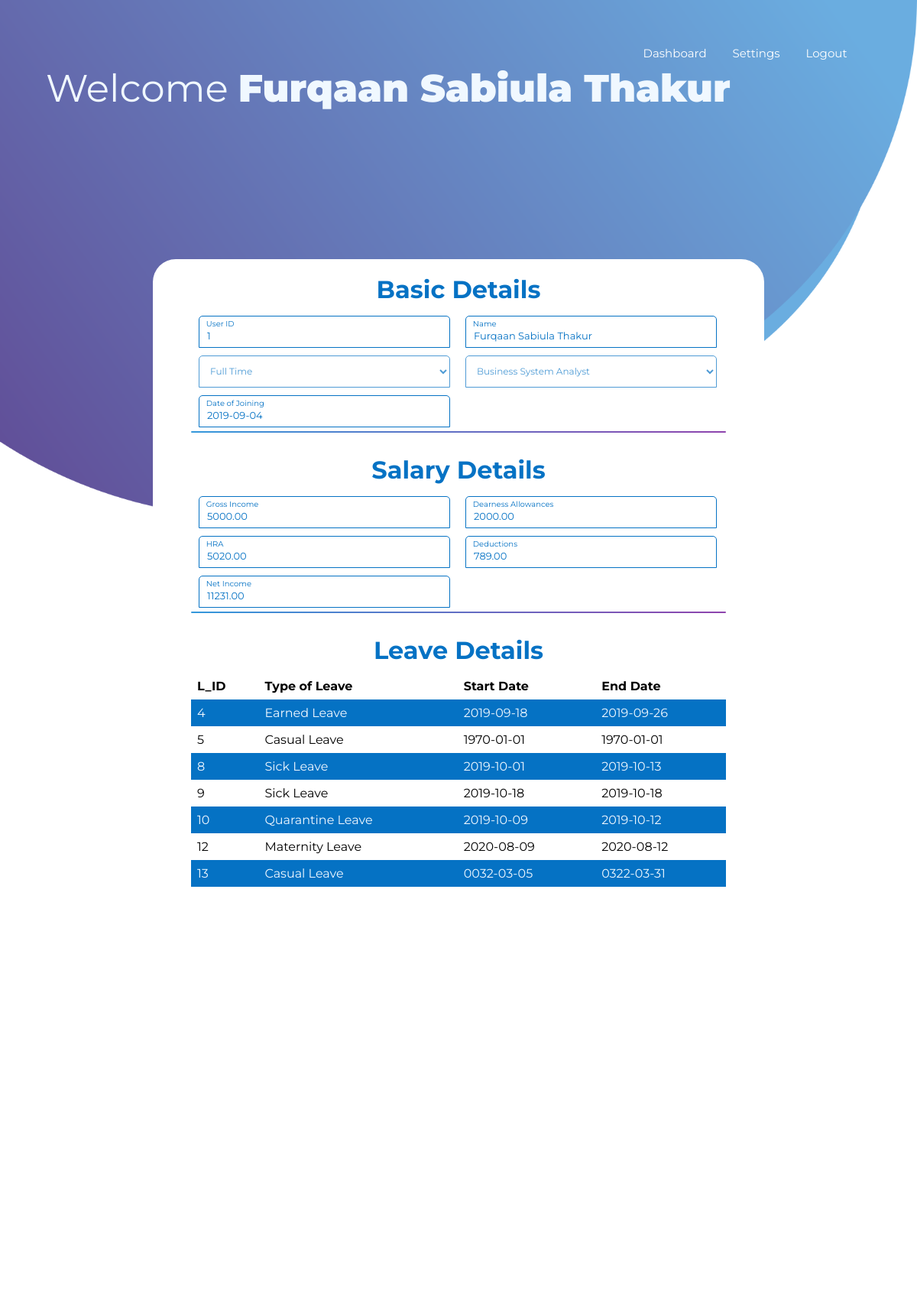
The app's page /emp.php?a=1 with its own data.
### tables this page shows
CREATE TABLE `employee` (
  `E_ID` int(11) NOT NULL,
  `E_NAME` varchar(40) NOT NULL,
  `Password` varchar(30) NOT NULL,
  `Phone` bigint(20) NOT NULL,
  `Type` text NOT NULL,
  `Desig` text NOT NULL,
  `DOJ` date NOT NULL
);

CREATE TABLE `salary` (
  `S_ID` int(11) NOT NULL,
  `GI` decimal(20,2) DEFAULT 0.00,
  `DA` decimal(20,2) DEFAULT 0.00,
  `HRA` decimal(20,2) DEFAULT 0.00,
  `HC` decimal(20,2) DEFAULT 0.00,
  `NI` decimal(20,2) DEFAULT 0.00,
  `E_ID` int(11) NOT NULL
);

CREATE TABLE `leaves` (
  `L_ID` int(11) NOT NULL,
  `type` text NOT NULL,
  `s_date` date NOT NULL,
  `e_date` date NOT NULL,
  `E_ID` int(11) NOT NULL
);

### emp.php (the view, shortened to what this page needs)
<?php
$id = $_GET['a'];
$host = "localhost";
 $dbUsername = "id11037018_admin";
    $dbPassword = "admin";
    $dbname = "id11037018_payroll";
    $conn = new mysqli($host, $dbUsername, $dbPassword, $dbname);
    if (mysqli_connect_error()) {
    	die('Connect Error('. mysqli_connect_errno().')'. mysqli_connect_error());
    }
	else {
		$q = "Select * from employee where E_ID = $id";
      $query = mysqli_query($conn,$q);
	$res = mysqli_fetch_array($query);
	$q1 = "Select * from salary where E_ID = $id";
	$query1 = mysqli_query($conn,$q1);
	$res1 = mysqli_fetch_array($query1);
     }
?>
<!DOCTYPE html>
<html lang="en" dir="ltr">
  <head>
	   <link rel="stylesheet" type="text/css" href="empc.css">
  </head>
  <body>
	  <div id = "welcome">
	  <div id = "heading">Welcome <span id="mainhead"><?php echo $res['E_NAME']; ?></span></div>
	  </div>
		<div class="bottom-text">
          <a id="nav" href="https://payrollmngsys.000webhostapp.com/emp.php?a=<?php echo $id; ?>">Dashboard</a>
          <a id="nav" href="https://payrollmngsys.000webhostapp.com/empsett.php?a=<?php echo $id; ?>">Settings</a>
          <a id="nav" href="https://payrollmngsys.000webhostapp.com/index.php">Logout</a>
        </div>
      <form action="index.html" class="login-form">
        <h1>Basic Details</h1>
<div class="txtbd">
          <input type="text" value="<?php echo $res['E_ID']; ?>" disabled>
          <span>User ID</span>
        </div>
		  <div class="txtbd">
          <input type="text" value="<?php echo $res['E_NAME']; ?>" disabled>
          <span>Name</span>
        </div>
		  <div class="txtb">
		  <select name="type" disabled>
		<option selected hidden value=""><?php echo $res['Type']; ?></option>
</select>
		  </div>
		  <div class="txtb">
		  <select name="desig" disabled>
		<option value=""><?php echo $res['Desig']; ?></option>
</select>
		  </div>
		  <div class="txtbd">
          <input name="date" type="text" onfocus="(this.type='date')" onblur="if(!this.value)this.type='text'" value="<?php echo $res['DOJ']; ?>" disabled>
          <span>Date of Joining</span>
        </div>
		  <input type="" class="logbtndis" value="" disabled>
		  <br>
		   <h1>Salary Details</h1>
		  <div class="txtbd">
          <input type="text" name="ph" value="<?php echo $res1['GI']; ?>"disabled>
			  <span>Gross Income</span>
        </div>
		  <div class="txtbd">
          <input type="text" name="ph" value="<?php echo $res1['DA']; ?>"disabled>
			  <span>Dearness Allowances</span>
        </div>
		  <div class="txtbd">
          <input type="text" name="ph" value="<?php echo $res1['HRA']; ?>"disabled>
			  <span>HRA</span>
        </div>
		  <div class="txtbd">
          <input type="text" name="ph" value="<?php echo $res1['HC']; ?>"disabled>
			  <span>Deductions</span>
        </div>
		  <div class="txtbd">
          <input type="text" name="ph" value="<?php echo $res1['NI']; ?>"disabled>
			  <span>Net Income</span>
        </div>
		  <input type="" class="logbtndis" value="" disabled>
		  <br>
		   <h1>Leave Details</h1>
		  <table>
			  <tr>
			  <th>L_ID</th>
				  <th>Type of Leave</th>
				  <th>Start Date</th>
				  <th>End Date</th>
			  </tr>
	<?php
$id = $_GET['a'];
$host = "localhost";
 $dbUsername = "id11037018_admin";
    $dbPassword = "admin";
    $dbname = "id11037018_payroll";
    $conn = new mysqli($host, $dbUsername, $dbPassword, $dbname);
    if (mysqli_connect_error()) {
    	die('Connect Error('. mysqli_connect_errno().')'. mysqli_connect_error());
    }
	else {
		$q = "Select * from leaves where E_ID = $id";
      $query = mysqli_query($conn,$q);
	while($res = mysqli_fetch_array($query)){
		?>
		<tr>
			<td><?php echo $res['L_ID'] ?></td>
			<td><?php echo $res['type'] ?></td>
			<td><?php echo $res['s_date'] ?></td>
			<td><?php echo $res['e_date'] ?></td>
			  </tr>
				<?php
	}
     }
?>
</table>
      </form>
  </body>
</html>

### empc.css (style rules this page uses)
* { margin: 0; padding: 0; text-decoration: none; font-family: montserrat; box-sizing: border-box; }
#welcome { position: absolute; top: 5%; left: 5%; }
#heading { font-size: 50px; color: aliceblue; }
#mainhead { font-weight: 1000; font-size: 50px; color: aliceblue; }
body { min-height: 100vh; background-image: url(design.png); background-size: 100%; background-repeat: no-repeat; }
.login-form { width: 800px; height: 100%; text-align: center; padding:10px 50px 80px 50px; border-radius: 30px; position: absolute; left: 50%; top: 70%; transform: translate(-50%,-50%); background-color: white; font-family: 'Montserrat', sans-serif; }
.login-form h1 { text-align: center; margin-top: 10px; margin-bottom: 10px; font-family: 'Montserrat', sans-serif; color: #0572C4; }
.txtb { position: relative; margin-top: 5px; margin-left: 10px; margin-bottom: 5px; margin-right: 10px; text-align: left; width: 47%; float: left; }
.txtb input,.txtbd input { font-size: 13px; color: #333; border-left: 1px solid #0572C4; border-top: 1px solid #0572C4; border-right: 1px solid #0572C4; border-bottom: 1px solid #0572C4; border-top-left-radius: 5px; border-top-right-radius: 5px; color: #0572C4; width: 100%; outline: none; background: none; padding: 25px 5px 15px 10px; height: 40px; }
.txtb select { font-size: 12px; font-family: 'Montserrat', sans-serif; color: #333; border-left: 1px solid #0572C4; border-top: 1px solid #0572C4; border-right: 1px solid #0572C4; border-bottom: 1px solid #0572C4; border-top-left-radius: 5px; border-top-right-radius: 5px; color: #0572C4; width: 100%; outline: none; background: none; padding: 10px 5px 10px 10px; height: 42px; }
.txtbd span { font-size: 10px; content: attr(data-placeholder); position: absolute; top: 10px; left: 3%; color: #adadad; transform: translateY(-50%); transition: .3s; font-family: 'Montserrat', sans-serif; color: #0572C4; }
.txtbd { position: relative; margin-top: 5px; margin-left: 10px; margin-bottom: 5px; margin-right: 10px; text-align: left; width: 47%; float: left; }
table { border-collapse: collapse; width: 100%; margin-bottom: 50px; }
th, td { text-align: left; padding: 8px; font-family: 'Montserrat', sans-serif; }
tr:nth-child(even) { background-color: #0572C4; color: aliceblue; }
.logbtndis { display: block; margin-top: 20px; padding: px; border: 0px solid white; border-radius: 5px; width: 100%; height: 2px; background: linear-gradient(120deg,#3498db,#8e44ad,#3498db); background-size: 200%; color: #fff; outline: none; cursor: pointer; transition: .5s; font-family: 'Montserrat', sans-serif; }
.bottom-text { margin-top: 60px; margin-left: 60%; text-align: center; font-size: 15px; font-family: 'Montserrat', sans-serif; }
#nav { color: white; font-family: 'Montserrat', sans-serif; padding-left: 30px; }

### records on screen
employee: E_NAME "Furqaan Sabiula Thakur", E_ID "1", type "Full Time", desig "Business System Analyst", date "2019-09-04"
salary: ph "5000.00", ph "2000.00", ph "5020.00", ph "789.00", ph "11231.00"
leaves: L_ID "4", type "Earned Leave", s_date "2019-09-18", e_date "2019-09-26"
leaves: L_ID "5", type "Casual Leave", s_date "1970-01-01", e_date "1970-01-01"
leaves: L_ID "8", type "Sick Leave", s_date "2019-10-01", e_date "2019-10-13"
leaves: L_ID "9", type "Sick Leave", s_date "2019-10-18", e_date "2019-10-18"
leaves: L_ID "10", type "Quarantine Leave", s_date "2019-10-09", e_date "2019-10-12"
leaves: L_ID "12", type "Maternity Leave", s_date "2020-08-09", e_date "2020-08-12"
leaves: L_ID "13", type "Casual Leave", s_date "0032-03-05", e_date "0322-03-31"
